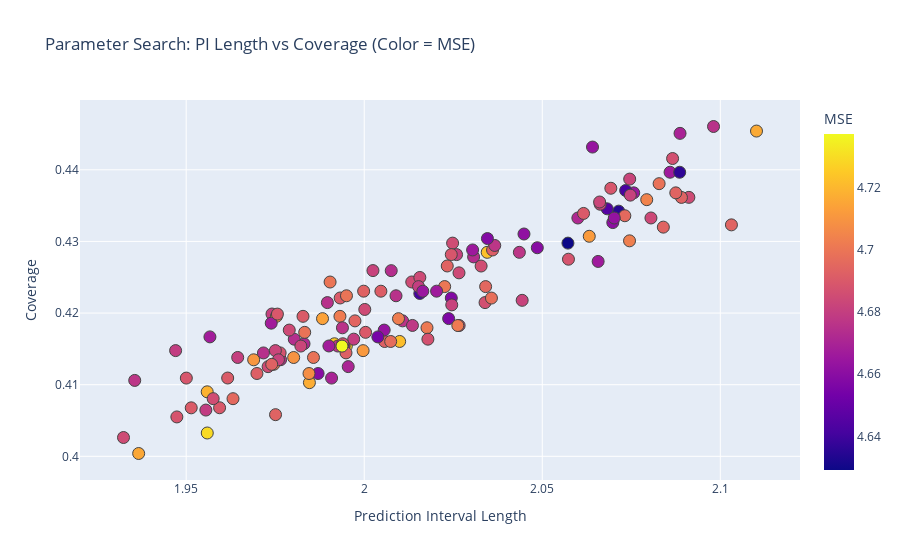

Write notebook code for a chart like this one.
### Code cell
import plotly.express as px

memory_df = pd.read_csv(memory_file)

param_names = ['ndpost', 'nskip', 'n_trees', 'tree_alpha', 'tree_beta', 
               'sigma2_global_shape', 'sigma2_global_scale', 'sigma2_leaf_shape']

fig = px.scatter(
    memory_df,
    x="cv_pi_length",
    y="cv_coverage",
    color="cv_mse",
    hover_data=param_names + ["cv_mse", "cv_pi_length", "cv_coverage"],
    labels={
        "cv_pi_length": "Prediction Interval Length",
        "cv_coverage": "Coverage",
        "cv_mse": "MSE"
    },
    title="Parameter Search: PI Length vs Coverage (Color = MSE)"
)
fig.update_traces(marker=dict(size=12, line_width=1))
fig.show()

### Figure 1 — Plotly figure (JSON) as saved in the notebook; plotly's stock layout.template omitted (floating-point values rounded to 4 significant figures; data arrays with more than 128 entries replaced by an {"elided": "..."} marker saying what was removed)
{"data": [{"customdata": {"elided": "144x9 float values"}, "hovertemplate": "Prediction Interval Length=%{x}<br>Coverage=%{y}<br>ndpost=%{customdata[0]}<br>nskip=%{customdata[1]}<br>n_trees=%{customdata[2]}<br>tree_alpha=%{customdata[3]}<br>tree_beta=%{customdata[4]}<br>sigma2_global_shape=%{customdata[5]}<br>sigma2_global_scale=%{customdata[6]}<br>sigma2_leaf_shape=%{customdata[7]}<br>MSE=%{marker.color}<extra></extra>", "legendgroup": "", "marker": {"color": {"elided": "144 float values"}, "coloraxis": "coloraxis", "line": {"width": 1}, "size": 12, "symbol": "circle"}, "mode": "markers", "name": "", "orientation": "v", "showlegend": false, "type": "scatter", "x": {"elided": "144 float values"}, "xaxis": "x", "y": {"elided": "144 float values"}, "yaxis": "y"}], "layout": {"coloraxis": {"colorbar": {"title": {"text": "MSE"}}, "colorscale": [[0, "#0d0887"], [0.1111, "#46039f"], [0.2222, "#7201a8"], [0.3333, "#9c179e"], [0.4444, "#bd3786"], [0.5556, "#d8576b"], [0.6667, "#ed7953"], [0.7778, "#fb9f3a"], [0.8889, "#fdca26"], [1, "#f0f921"]]}, "legend": {"tracegroupgap": 0}, "title": {"text": "Parameter Search: PI Length vs Coverage (Color = MSE)"}, "xaxis": {"anchor": "y", "domain": [0, 1], "title": {"text": "Prediction Interval Length"}}, "yaxis": {"anchor": "x", "domain": [0, 1], "title": {"text": "Coverage"}}}}
